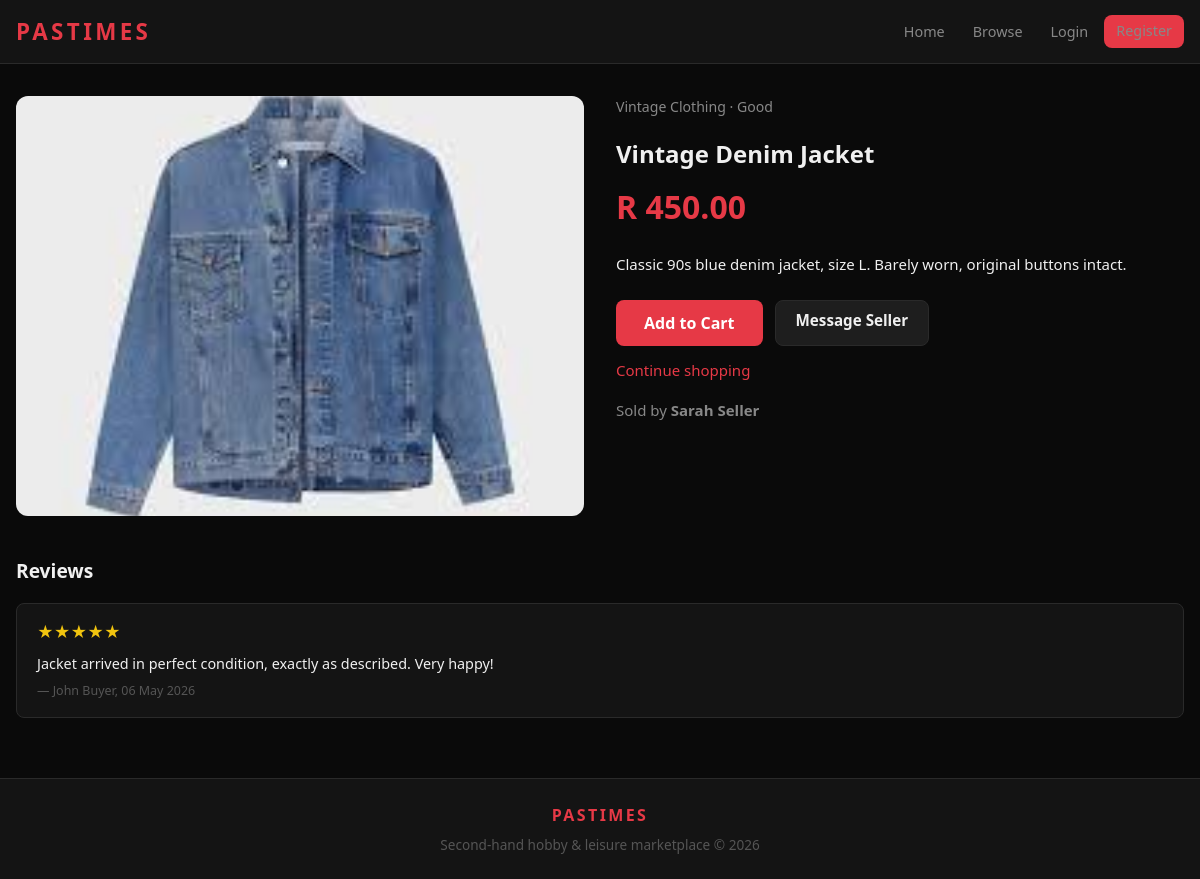
Page /products/view.php?id=1 on the committed database.
### tables this page shows
CREATE TABLE products (
    id          INT           AUTO_INCREMENT PRIMARY KEY,
    seller_id   INT           NOT NULL,
    category_id INT           NOT NULL,
    title       VARCHAR(150)  NOT NULL,
    description TEXT          NOT NULL,
    price       DECIMAL(10,2) NOT NULL CHECK (price > 0),
    `condition` ENUM('New','Like New','Good','Fair','Poor') NOT NULL DEFAULT 'Good',
    image       VARCHAR(255)  NULL,
    status      ENUM('active','sold') NOT NULL DEFAULT 'active',
    created_at  DATETIME      DEFAULT CURRENT_TIMESTAMP,
    updated_at  DATETIME      DEFAULT CURRENT_TIMESTAMP ON UPDATE CURRENT_TIMESTAMP,
    FOREIGN KEY (seller_id)   REFERENCES users(id)      ON DELETE CASCADE,
    FOREIGN KEY (category_id) REFERENCES categories(id) ON DELETE RESTRICT,
    INDEX idx_seller   (seller_id),
    INDEX idx_category (category_id),
    INDEX idx_status   (status),
    FULLTEXT INDEX idx_search (title, description)
);

CREATE TABLE categories (
    id   INT         AUTO_INCREMENT PRIMARY KEY,
    name VARCHAR(50) NOT NULL UNIQUE
);

CREATE TABLE users (
    id            INT          AUTO_INCREMENT PRIMARY KEY,
    name          VARCHAR(100) NOT NULL,
    email         VARCHAR(100) NOT NULL UNIQUE,
    password_hash VARCHAR(255) NOT NULL,
    role          ENUM('buyer','seller','admin') NOT NULL DEFAULT 'buyer',
    is_verified   TINYINT(1)   NOT NULL DEFAULT 0,
    seller_request ENUM('none','pending','approved','rejected') NOT NULL DEFAULT 'none',
    seller_request_note TEXT    NULL,
    created_at    DATETIME     DEFAULT CURRENT_TIMESTAMP,
    last_login    DATETIME     NULL,
    INDEX idx_email (email),
    INDEX idx_role  (role)
);

CREATE TABLE reviews (
    id          INT      AUTO_INCREMENT PRIMARY KEY,
    reviewer_id INT      NOT NULL,
    product_id  INT      NOT NULL,
    rating      TINYINT  NOT NULL CHECK (rating BETWEEN 1 AND 5),
    comment     TEXT     NOT NULL,
    created_at  DATETIME DEFAULT CURRENT_TIMESTAMP,
    FOREIGN KEY (reviewer_id) REFERENCES users(id)    ON DELETE CASCADE,
    FOREIGN KEY (product_id)  REFERENCES products(id) ON DELETE CASCADE,
    INDEX idx_product  (product_id),
    INDEX idx_reviewer (reviewer_id)
);

### includes/functions.php (called while the page is built, shortened)
<?php
function h($str) {
    return htmlspecialchars((string)$str, ENT_QUOTES, 'UTF-8');
}
function getProductImage($image) {
    $full_path = __DIR__ . '/../assets/images/' . $image;
    if (file_exists($full_path)) {
        return IMAGE_BASE . $image;
    }
    return IMAGE_BASE . 'placeholder/no-image.jpg';
}
function isLoggedIn() {
    return isset($_SESSION['user_id']);
}
?>

### products/view.php (the view, shortened to what this page needs)
<?php
require_once __DIR__ . '/../config/db.php';
require_once __DIR__ . '/../includes/functions.php';
$id = isset($_GET['id']) ? intval($_GET['id']) : 0;
$stmt = mysqli_prepare($conn,
    "SELECT p.*, c.name AS category_name, u.name AS seller_name, u.email AS seller_email
     FROM products p
     JOIN categories c ON p.category_id = c.id
     JOIN users u ON p.seller_id = u.id
     WHERE p.id = ?");
mysqli_stmt_bind_param($stmt, 'i', $id);
mysqli_stmt_execute($stmt);
$product = mysqli_fetch_assoc(mysqli_stmt_get_result($stmt));
$isOwner = isLoggedIn() && $_SESSION['user_id'] == $product['seller_id'];
$rst = mysqli_prepare($conn,
    "SELECT r.*, u.name AS reviewer_name
     FROM reviews r
     JOIN users u ON r.reviewer_id = u.id
     WHERE r.product_id = ?
     ORDER BY r.created_at DESC");
mysqli_stmt_bind_param($rst, 'i', $id);
mysqli_stmt_execute($rst);
$reviews = mysqli_fetch_all(mysqli_stmt_get_result($rst), MYSQLI_ASSOC);
require_once __DIR__ . '/../includes/header.php';
?>
<div class="product-detail">
    <div>
        <img src="<?php echo getProductImage($product['image']); ?>"
             alt="<?php echo h($product['title']); ?>" class="product-detail-img">
    </div>
    <div class="product-info">
        <p class="product-meta"><?php echo h($product['category_name']); ?> · <?php echo h($product['condition']); ?></p>
        <h1><?php echo h($product['title']); ?></h1>
        <div class="product-price">R <?php echo number_format($product['price'], 2); ?></div>
        <p><?php echo nl2br(h($product['description'])); ?></p>
        <div class="product-actions">
            <?php if ($product['status'] === 'sold'): ?>
                <span class="btn btn-secondary" style="cursor:default;">Sold</span>
            <?php elseif ($isOwner): ?>
                <a href="edit.php?id=<?php echo $product['id']; ?>" class="btn btn-secondary">Edit Listing</a>
            <?php else: ?>
                <a href="<?php echo BASE_URL; ?>cart/add.php?id=<?php echo $product['id']; ?>" class="btn btn-primary btn-lg">Add to Cart</a>
                <a href="<?php echo BASE_URL; ?>messages/chat.php?product_id=<?php echo $product['id']; ?>&user_id=<?php echo $product['seller_id']; ?>" class="btn btn-secondary">Message Seller</a>
            <?php endif; ?>
        </div>
        <?php if (!$isOwner && $product['status'] !== 'sold'): ?>
            <p style="margin-top:0.75rem;">
                <a href="<?php echo BASE_URL; ?>products/index.php">Continue shopping</a>
            </p>
        <?php endif; ?>
        <p class="text-muted" style="margin-top:1rem;">
            Sold by <strong><?php echo h($product['seller_name']); ?></strong>
        </p>
    </div>
</div>
<h2 class="section-title" style="margin-top:2.5rem;">Reviews</h2>
<?php if (empty($reviews)): ?>
    <p class="text-muted">No reviews yet.</p>
<?php else: ?>
    <?php foreach ($reviews as $r): ?>
        <div class="review-card">
            <div class="review-stars"><?php echo str_repeat('★', $r['rating']) . str_repeat('☆', 5 - $r['rating']); ?></div>
            <div class="review-body"><?php echo h($r['comment']); ?></div>
            <div class="review-meta">— <?php echo h($r['reviewer_name']); ?>, <?php echo date('d M Y', strtotime($r['created_at'])); ?></div>
        </div>
    <?php endforeach; ?>
<?php endif; ?>
<?php require_once __DIR__ . '/../includes/footer.php'; ?>

### assets/css/main.css (style rules this page uses)
:root { --bg: #0a0a0a; --surface: #141414; --surface-2: #1e1e1e; --border: #2a2a2a; --border-light: #333333; --primary: #e63946; --primary-hover:#c1121f; --primary-dim: rgba(230, 57, 70, 0.15); --text: #f0f0f0; --text-muted: #888888; --text-faint: #555555; --success: #2ecc71; --success-bg: rgba(46, 204, 113, 0.12); --danger: #e74c3c; --danger-bg: rgba(231, 76, 60, 0.12); --warning: #f39c12; --warning-bg: rgba(243, 156, 18, 0.12); --info: #3498db; --info-bg: rgba(52, 152, 219, 0.12); --radius: 8px; --radius-lg: 12px; --shadow: 0 4px 24px rgba(0, 0, 0, 0.7); --shadow-sm: 0 2px 8px rgba(0, 0, 0, 0.5); --header-h: 64px; }
*, *::before, *::after { box-sizing: border-box; margin: 0; padding: 0; }
html { scroll-behavior: smooth; }
body { font-family: 'Segoe UI', system-ui, -apple-system, sans-serif; background: var(--bg); color: var(--text); line-height: 1.6; font-size: 15px; }
a { color: var(--primary); text-decoration: none; }
img { max-width: 100%; display: block; }
.btn { display: inline-block; padding: 0.55rem 1.25rem; border-radius: var(--radius); font-size: 0.95rem; font-weight: 600; cursor: pointer; border: none; text-align: center; transition: background 0.2s, transform 0.15s, opacity 0.2s; line-height: 1.4; }
.btn-primary { background: var(--primary); color: #fff; }
.btn-secondary { background: var(--surface-2); color: var(--text); border: 1px solid var(--border); }
.btn-lg { padding: 0.75rem 1.75rem; font-size: 1rem; }
.product-detail { display: grid; grid-template-columns: 1fr; gap: 2rem; }
.product-detail-img { width: 100%; border-radius: var(--radius-lg); object-fit: cover; max-height: 420px; }
.product-info h1 { font-size: 1.5rem; margin-bottom: 0.5rem; }
.product-meta { color: var(--text-muted); font-size: 0.88rem; margin-bottom: 1rem; }
.product-price { font-size: 2rem; font-weight: 700; color: var(--primary); margin-bottom: 1.25rem; }
.product-actions { display: flex; flex-wrap: wrap; gap: 0.75rem; margin-top: 1.5rem; }
.review-card { background: var(--surface); border: 1px solid var(--border); border-radius: var(--radius); padding: 1rem 1.25rem; margin-bottom: 0.75rem; }
.review-stars { color: #f1c40f; font-size: 1rem; margin-bottom: 0.4rem; }
.review-body { font-size: 0.9rem; margin-bottom: 0.4rem; }
.review-meta { font-size: 0.78rem; color: var(--text-faint); }
.text-muted { color: var(--text-muted); }
.section-title { font-size: 1.2rem; font-weight: 700; margin-bottom: 1rem; color: var(--text); }
@media (min-width: 768px) { .product-detail { grid-template-columns: 1fr 1fr; } }

### rows in the picture
products: image (picture), category.name "Vintage Clothing", condition "Good", title "Vintage Denim Jacket", price "450.00", description "Classic 90s blue denim jacket, size L. Barely worn, original buttons intact.", seller.name "Sarah Seller"
reviews: rating "★★★★★", comment "Jacket arrived in perfect condition, exactly as described. Very happy!", reviewer.name "John Buyer", created_at "06 May 2026"
